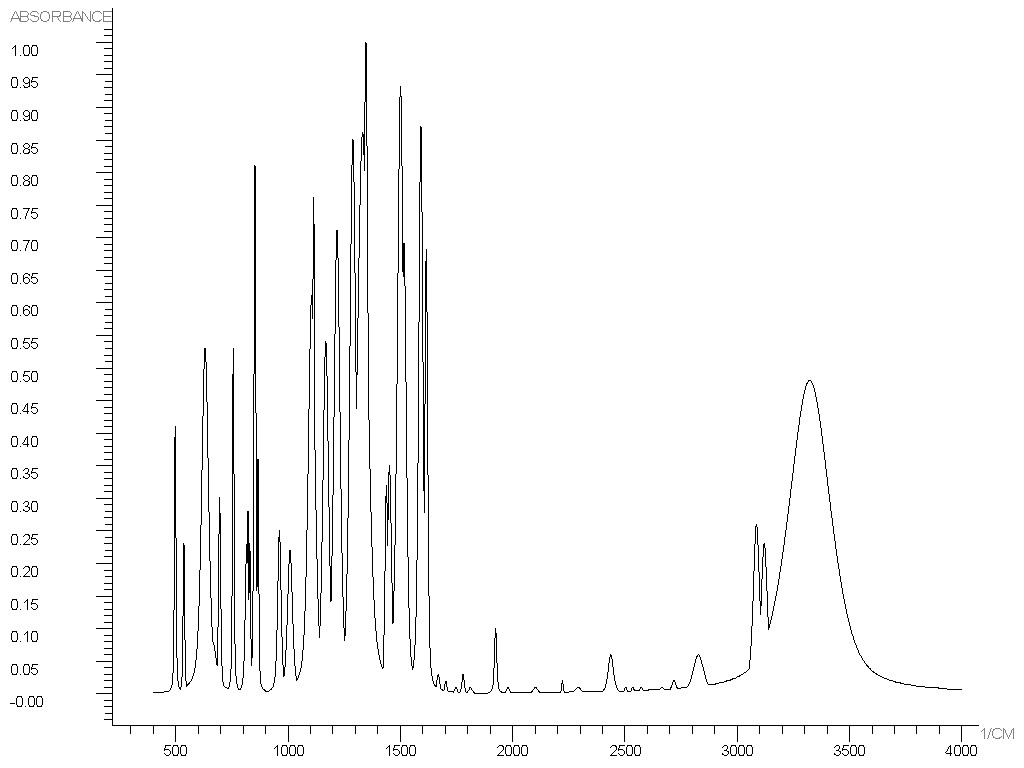
#> input picture IR jpegs/100-02-7_a - p. 1 - img0.jpg, 1024 x 768 px
$ python IR_read_graph.py '../IR jpegs/100-02-7_a - p. 1 - img0.jpg'
#> lines starting #> are read from the running program, lines starting #| are printed output that depends on the picture
from PIL import Image, ImageTk
import sys

'''
Open the source image
Crop the image
Save the cropped image
'''

#open image from user's commandline argument
img = Image.open(sys.argv[1])
#> img is the input picture: PIL image 1024x768 RGB; min 0, max 255, mean 248.7
imgdata=list(img.getdata())#the pixels from the image
#> imgdata = 786432 items

#this with and height seems to be standard for all IR samples
Width=1024
Height=768

#the area of each image that we want (the actual graph)
        #(left,right,top,bottom)
targetRect=(113,978,29,724)

#copies pixels from the source image within the targetRect
def cropRect(source,rect):
#> called with rect = (113, 978, 29, 724)
    left,right,top,bottom=rect
    newImg=[]
    #copy specified pixels
    for y in range(top,bottom+1):
        for x in range(left,right+1):
            newImg+=[source[y*Width+x]]
#> after the loop, newImg = 602736 items
    return newImg

#the graph cut out of the larger image
graph=cropRect(imgdata,targetRect)
#> graph = 602736 items

#width and height of cropped graph
Width=targetRect[1]-targetRect[0]+1
Height=targetRect[3]-targetRect[2]+1

#save the cropped graph image
img = Image.new('RGB', (Width, Height))
#> img: PIL image 866x696 RGB; every value is 0
img.putdata(graph)
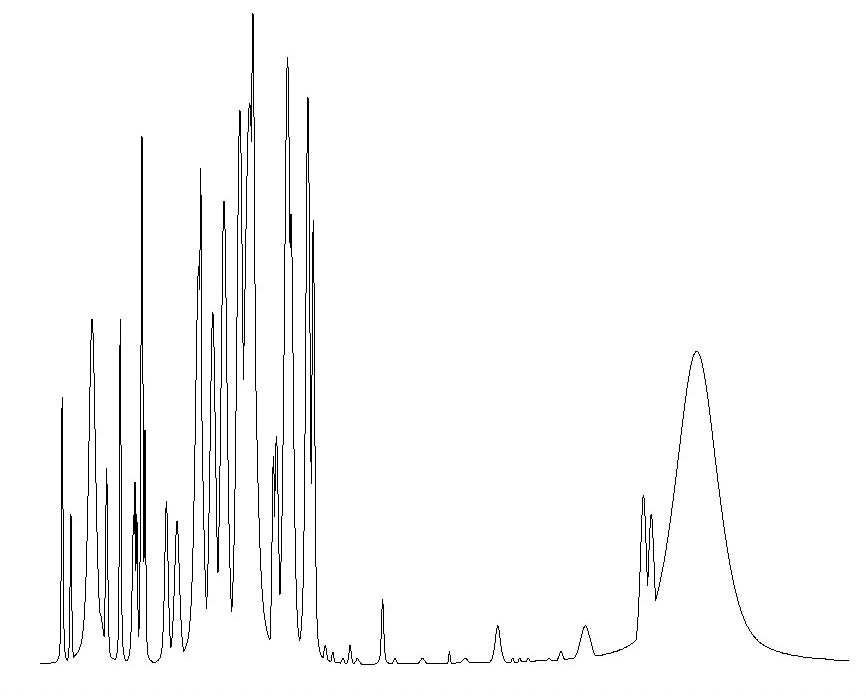
#> img: PIL image 866x696 RGB; min 0, max 255, mean 249.1
img.save('graph.png')

'''
Create data list by reading pixels from graph
    -each entry in data is the range over wich each
     column has black pixels
Save data to file
'''

def pix(x,y):#checks if the pixel at x,y is black
    r,g,b=graph[y*Width+x]
    if r+g+b>=100:
        return False#not black
    else:
        return True#black

data=[]#to be filled with values from graph

#For each x get the y range over which the graph has black pixels
# or None if the graph is empty at that x value
for x in range(0,Width):
    data+=[None]
    foundPix=False#have you found a pixel while looping through the column
    for y in range(0,Height):
        p=pix(x,y)#is the pixel black
        if p and not foundPix:
            #record the first black pixels y value
            foundPix=True
            maxVal=y
        elif not p and foundPix:
            #record the last black pixels y value
            minVal=y
            data[-1]=(minVal,maxVal)#write these values to data
            break#next x
#> this loop made 866 passes

#save data to file
f = open("data.txt", "w")
for element in data:
    f.write(str(element) + '\n')
f.close()

print('done')


$ run again, on IR jpegs/100-51-6_a - p. 1 - img0.jpg
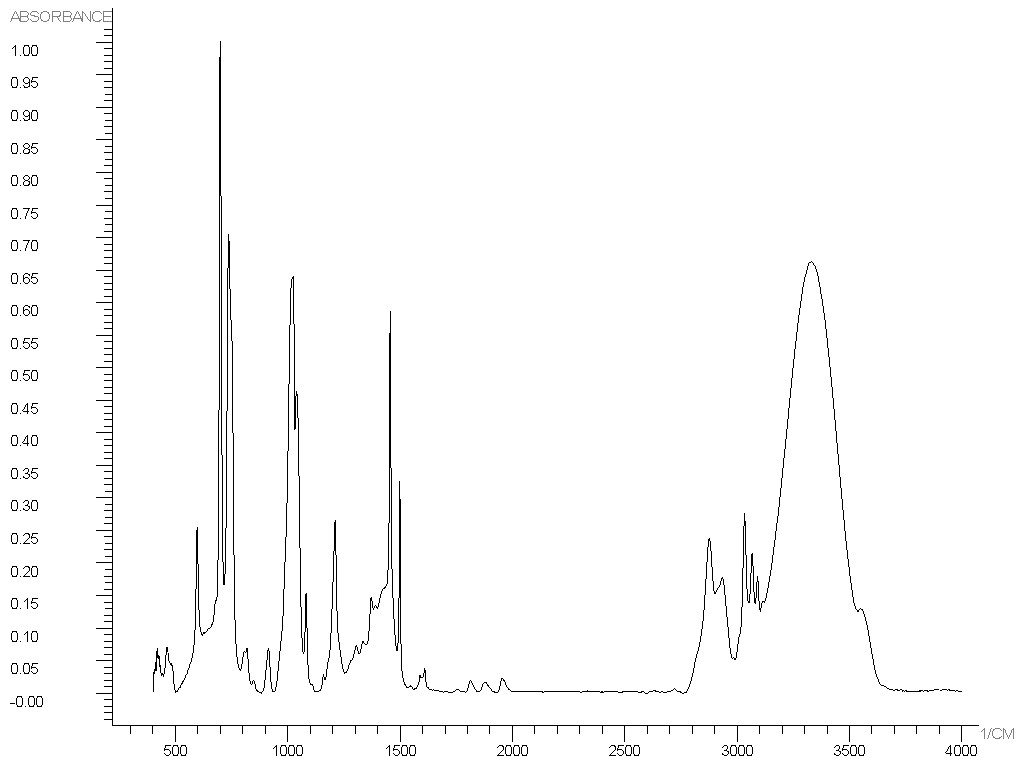
#> input picture IR jpegs/100-51-6_a - p. 1 - img0.jpg, 1024 x 768 px
#> img is the input picture: PIL image 1024x768 RGB; min 0, max 255, mean 250.9
#> imgdata = 786432 items
#> after the loop in cropRect, `for y in range(top,bottom+1):`: newImg = 602736 items
#> `img.putdata(graph)`:
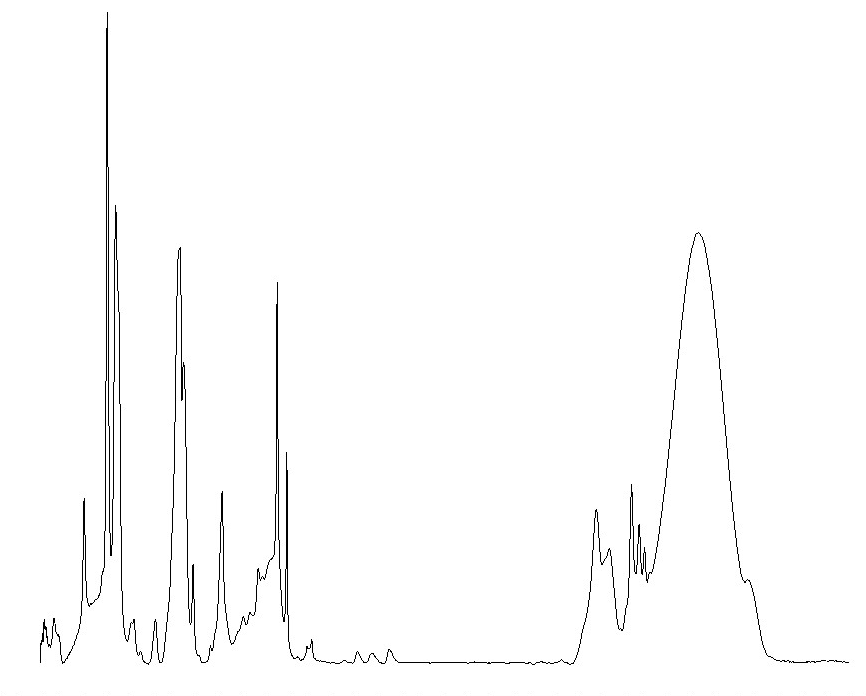
#> img: PIL image 866x696 RGB; min 0, max 255, mean 252
#> the loop `for x in range(0,Width):` made 866 passes

$ run again, on IR jpegs/110-85-0_a - p. 1 - img0.jpg
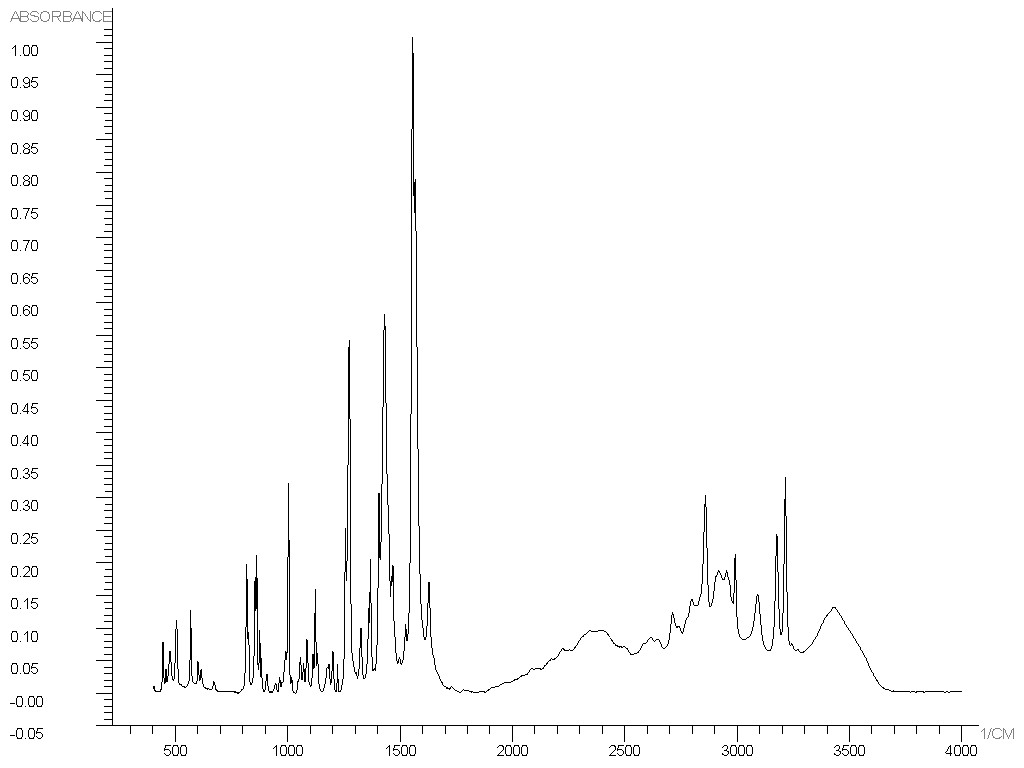
#> input picture IR jpegs/110-85-0_a - p. 1 - img0.jpg, 1024 x 768 px
#> img is the input picture: PIL image 1024x768 RGB; min 0, max 255, mean 250.7
#> imgdata = 786432 items
#> after the loop in cropRect, `for y in range(top,bottom+1):`: newImg = 602736 items
#> `img.putdata(graph)`:
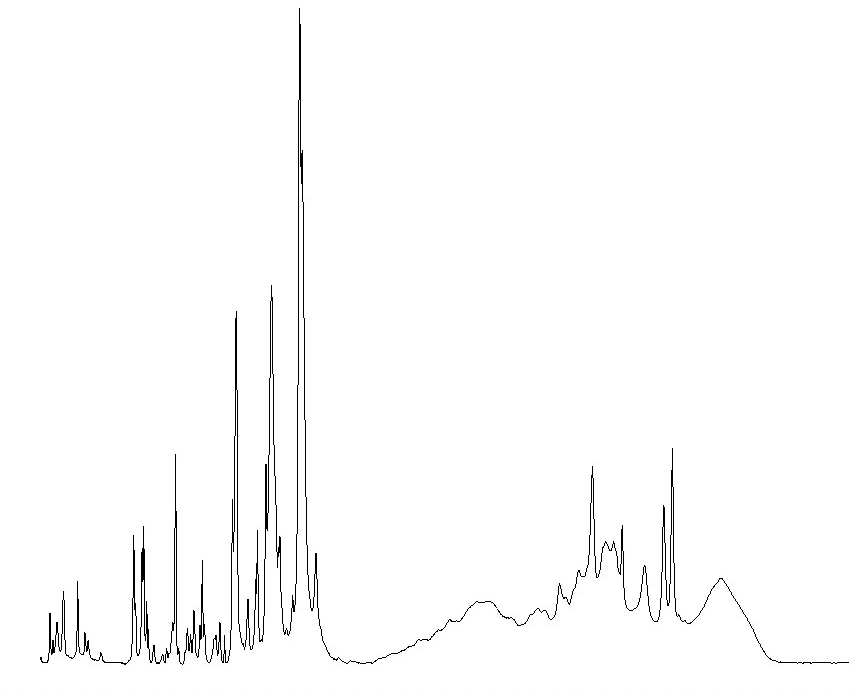
#> img: PIL image 866x696 RGB; min 0, max 255, mean 251.9
#> the loop `for x in range(0,Width):` made 866 passes

$ run again, on IR jpegs/120-72-9_a - p. 1 - img0.jpg
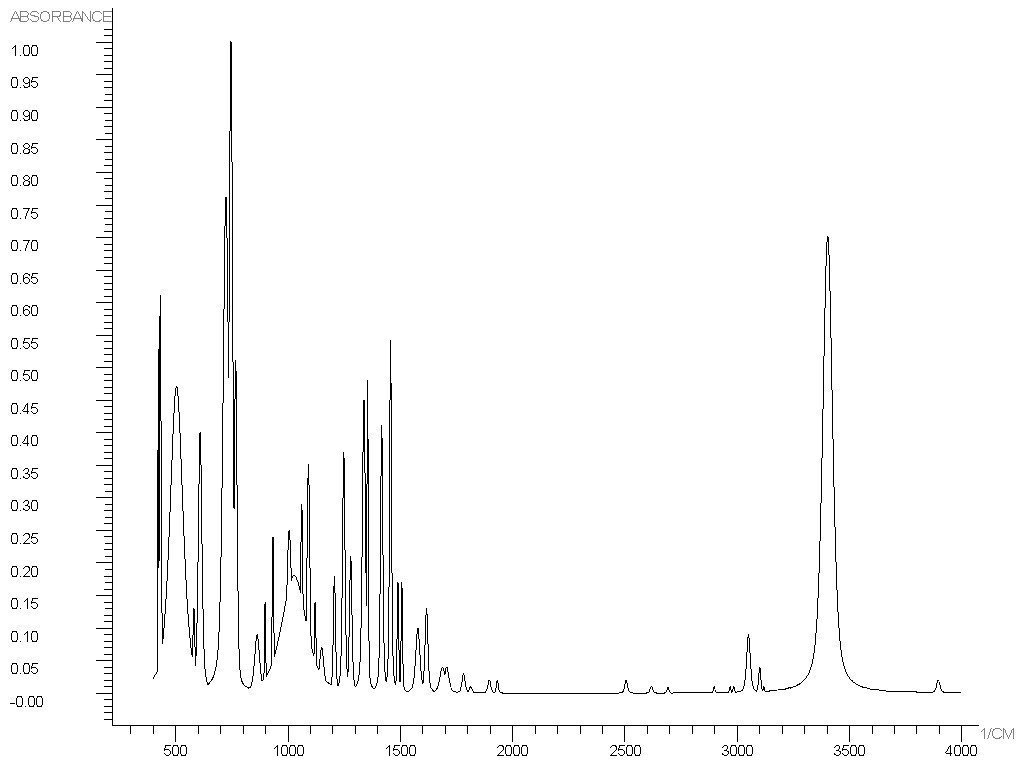
#> input picture IR jpegs/120-72-9_a - p. 1 - img0.jpg, 1024 x 768 px
#> img is the input picture: PIL image 1024x768 RGB; min 0, max 255, mean 249.6
#> imgdata = 786432 items
#> after the loop in cropRect, `for y in range(top,bottom+1):`: newImg = 602736 items
#> `img.putdata(graph)`:
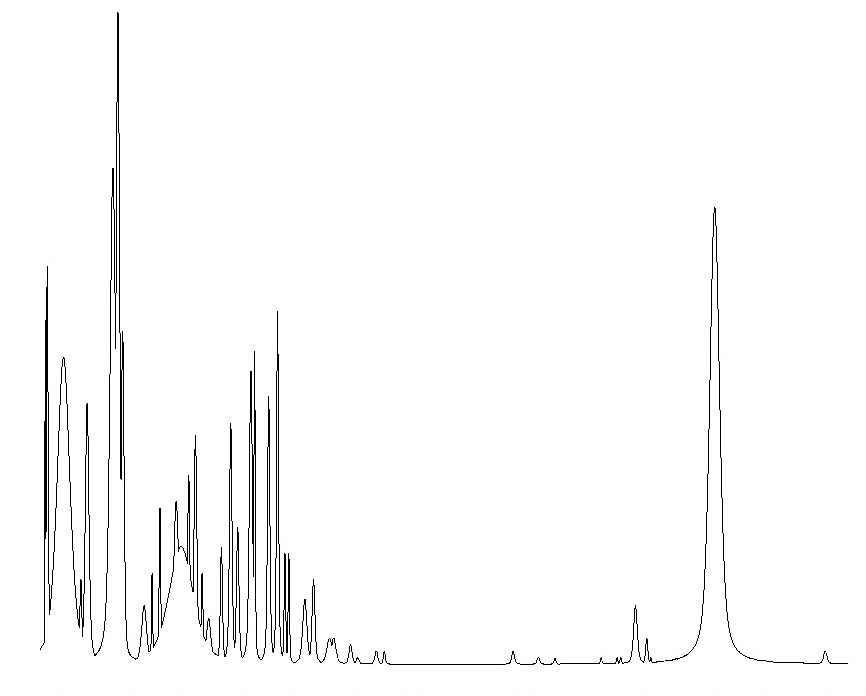
#> img: PIL image 866x696 RGB; min 0, max 255, mean 250.4
#> the loop `for x in range(0,Width):` made 866 passes
